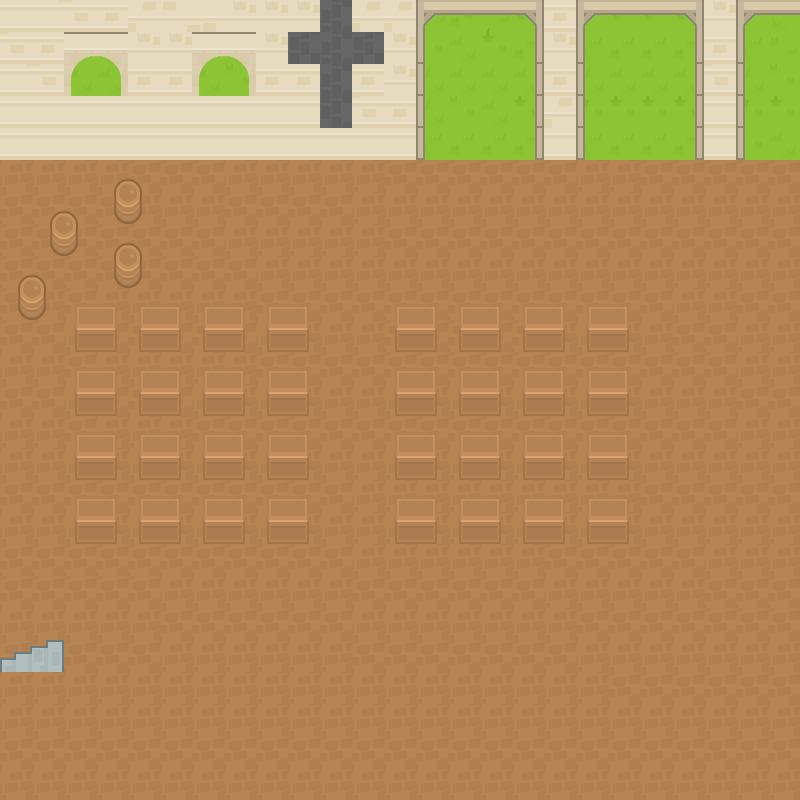

Tiled map render using the project's own tile images. Description and the map definition, with tile-layer contents summarised, below:
An orthogonal 25x25 tile map with 32x32 px tiles, 4 tile layers (cesped, casa, muebles, cruz) and 12 objects (12x object).

<map version="1.4" tiledversion="1.4.3" orientation="orthogonal" renderorder="right-down" width="25" height="25" tilewidth="32" tileheight="32" infinite="0" nextlayerid="7" nextobjectid="18">
 <tileset firstgid="1" source="tileset.tsx" />
 <layer id="3" name="cesped" width="25" height="25">
  <data>[625 cells, 121 non-empty, 10 distinct tile ids]</data>
 </layer>
 <layer id="1" name="casa" width="25" height="25">
  <data>[625 cells, 610 non-empty, 24 distinct tile ids]</data>
 </layer>
 <layer id="4" name="muebles" width="25" height="25">
  <data>[625 cells, 146 non-empty, 10 distinct tile ids]</data>
 </layer>
 <objectgroup id="6" name="objects">
  <object id="1" name="pared" type="object" x="-1.36043" y="795.851" width="805.374" height="58.4984" />
  <object id="2" name="pared" type="object" x="799.932" y="-1.36043" width="57.138" height="799.932" />
  <object id="3" name="pared" type="object" x="0" y="-60.74" width="801.292" height="70.7423" />
  <object id="4" name="pared" type="object" x="1.36043" y="2.72086" width="420.372" height="153.728" />
  <object id="6" name="pared" type="object" x="537.369" y="2.72086" width="43.5337" height="155.089" />
  <object id="7" name="pared" type="object" x="695.179" y="-1.36043" width="50.3359" height="157.81" />
  <object id="8" name="pared" type="object" x="-42.1733" y="159.17" width="42.1733" height="636.681" />
  <object id="9" name="sillas" type="object" x="76.184" y="311.538" width="242.156" height="238.075" />
  <object id="10" name="sillas" type="object" x="390.61" y="310.9" width="239.435" height="227.192" />
  <object id="11" name="puertasotano" type="object" x="0" y="640.762" width="62.5797" height="28.569" />
  <object id="12" name="personaje" type="object" x="680.75" y="194.98" width="48" height="48" />
  <object id="17" name="salidajesus1" type="object" x="423.093" y="0" width="379.56" height="88.4279" />
 </objectgroup>
 <layer id="5" name="cruz" width="25" height="25">
  <data>[625 cells, 6 non-empty, 3 distinct tile ids]</data>
 </layer>
</map>
